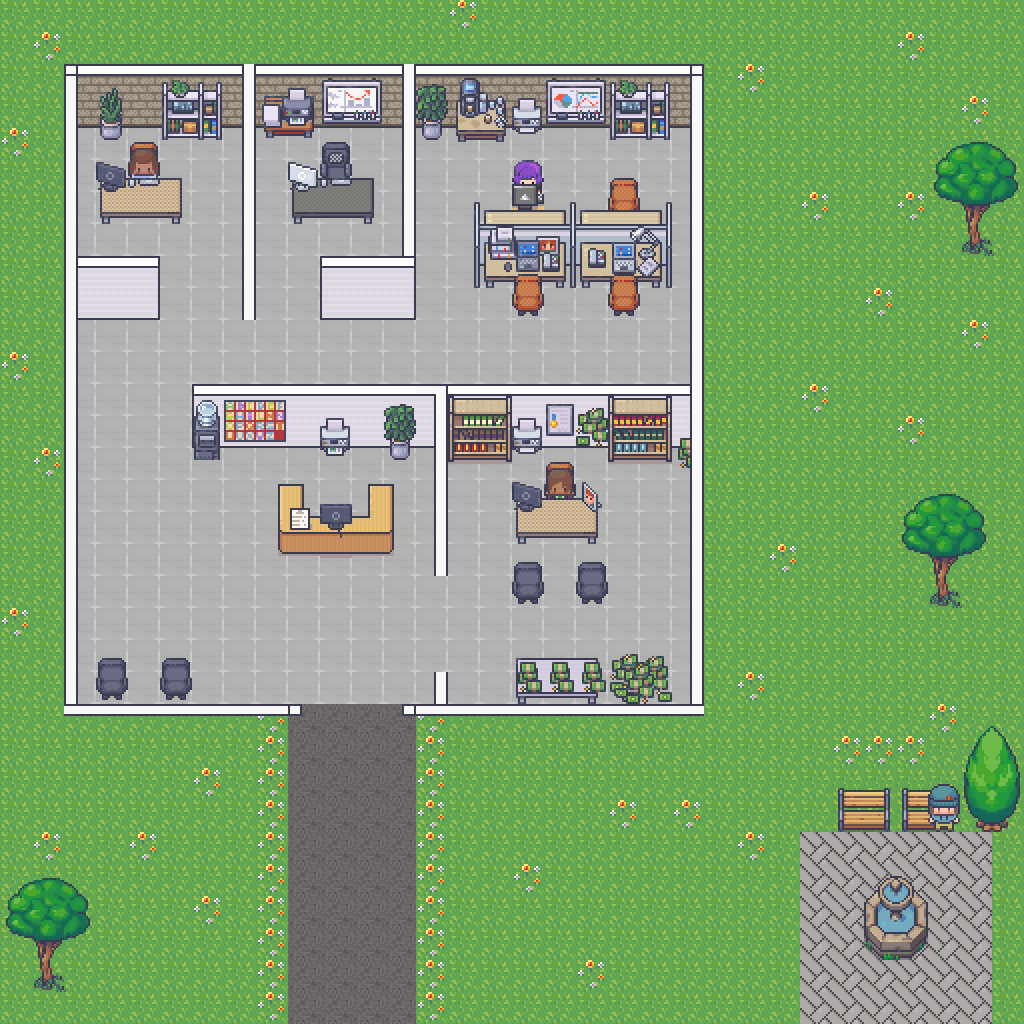

The image is a tile-based game level rendered from a .tmx file. Its description and source (layers, tilesets, objects; grid data summarised) follow:
An orthogonal 32x32 tile map with 32x32 px tiles, 12 tile layers (Grass, Floor, OutdoorFixtures, Trees, ...), 12 tilesets and 47 objects (Bob, Alice, Grace, Craig, Olivia, ...).

<map version="1.8" tiledversion="1.8.4" orientation="orthogonal" renderorder="right-down" width="32" height="32" tilewidth="32" tileheight="32" infinite="0" nextlayerid="20" nextobjectid="60">
 <tileset firstgid="1" name="Modern_Exteriors_RTU_2_preview_32x32" tilewidth="32" tileheight="32" tilecount="1500" columns="50">
  <image source="../images/Modern_Exteriors_RTU_2_preview_32x32.png" width="1600" height="960" />
 </tileset>
 <tileset firstgid="1501" name="Room_Builder_Office_32x32" tilewidth="32" tileheight="32" tilecount="224" columns="16">
  <image source="../images/Room_Builder_Office_32x32.png" width="512" height="448" />
 </tileset>
 <tileset firstgid="1725" name="Modern_Office_Shadowless_32x32" tilewidth="32" tileheight="32" tilecount="848" columns="16">
  <image source="../images/Modern_Office_Shadowless_32x32.png" width="512" height="1696" />
 </tileset>
 <tileset firstgid="2573" name="5_Classroom_and_library_32x32" tilewidth="32" tileheight="32" tilecount="544" columns="16">
  <image source="../images/5_Classroom_and_library_32x32.png" width="512" height="1088" />
 </tileset>
 <tileset firstgid="3117" name="Premade_Character_32x32_15" tilewidth="32" tileheight="32" tilecount="2296" columns="56">
  <image source="../images/Premade_Character_32x32_15.png" width="1792" height="1312" />
 </tileset>
 <tileset firstgid="5413" name="Premade_Character_32x32_01" tilewidth="32" tileheight="32" tilecount="2296" columns="56">
  <image source="../images/Premade_Character_32x32_01.png" width="1792" height="1312" />
 </tileset>
 <tileset firstgid="7709" name="Modern_Exteriors_Singles_Flowers_32x32_2" tilewidth="32" tileheight="32" tilecount="1" columns="1">
  <image source="../images/Modern_Exteriors_Singles_Flowers_32x32_2.png" width="32" height="32" />
 </tileset>
 <tileset firstgid="7710" name="Modern_Exteriors_Singles_Fountain_32x32_1" tilewidth="32" tileheight="32" tilecount="6" columns="2">
  <image source="../images/Modern_Exteriors_Singles_Fountain_32x32_1.png" width="64" height="96" />
 </tileset>
 <tileset firstgid="7716" name="Modern_Exteriors_Singles_Tree_32x32_1" tilewidth="32" tileheight="32" tilecount="8" columns="2">
  <image source="../images/Modern_Exteriors_Singles_Tree_32x32_1.png" width="64" height="128" />
 </tileset>
 <tileset firstgid="7724" name="Modern_Exteriors_Singles_Tree_32x32_8" tilewidth="32" tileheight="32" tilecount="12" columns="3">
  <image source="../images/Modern_Exteriors_Singles_Tree_32x32_8.png" width="96" height="128" />
 </tileset>
 <tileset firstgid="7736" name="Premade_Character_32x32_07" tilewidth="32" tileheight="32" tilecount="2296" columns="56">
  <image source="../images/Premade_Character_32x32_07.png" width="1792" height="1312" />
 </tileset>
 <tileset firstgid="10032" name="animated_receptionist_2_32x32" tilewidth="32" tileheight="32" tilecount="2" columns="1">
  <image source="../images/animated_receptionist_2_32x32.gif" width="32" height="64" />
 </tileset>
 <layer id="1" name="Grass" width="32" height="32" locked="1">
  <data>[1024 cells, 1024 non-empty, 1 distinct tile ids]</data>
 </layer>
 <layer id="2" name="Floor" width="32" height="32">
  <data>[1024 cells, 476 non-empty, 19 distinct tile ids]</data>
 </layer>
 <layer id="18" name="OutdoorFixtures" width="32" height="32">
  <data>[1024 cells, 14 non-empty, 10 distinct tile ids]</data>
 </layer>
 <layer id="19" name="Trees" width="32" height="32">
  <data>[1024 cells, 94 non-empty, 21 distinct tile ids]</data>
 </layer>
 <layer id="9" name="Walls3D" width="32" height="32">
  <data>[1024 cells, 84 non-empty, 12 distinct tile ids]</data>
 </layer>
 <layer id="11" name="InteriorWalls" width="32" height="32">
  <data>[1024 cells, 21 non-empty, 3 distinct tile ids]</data>
 </layer>
 <layer id="12" name="FurnitureC" width="32" height="32">
  <data>[1024 cells, 46 non-empty, 42 distinct tile ids]</data>
 </layer>
 <layer id="8" name="NPCs" width="32" height="32">
  <data>[1024 cells, 8 non-empty, 8 distinct tile ids]</data>
 </layer>
 <layer id="6" name="FurnitureB" width="32" height="32">
  <data>[1024 cells, 71 non-empty, 50 distinct tile ids]</data>
 </layer>
 <layer id="5" name="FurnitureA" width="32" height="32">
  <data>[1024 cells, 63 non-empty, 57 distinct tile ids]</data>
 </layer>
 <layer id="7" name="Electronics" width="32" height="32">
  <data>[1024 cells, 28 non-empty, 26 distinct tile ids]</data>
 </layer>
 <layer id="10" name="WallBorders" width="32" height="32">
  <data>[1024 cells, 58 non-empty, 7 distinct tile ids]</data>
 </layer>
 <objectgroup color="#ff9300" id="3" name="Characters">
  <object id="2" name="Bob" x="486" y="559" width="147.333" height="45" />
  <object id="3" name="Alice" x="285" y="561" width="98.3333" height="21" />
  <object id="47" name="Grace" x="167.333" y="231.333" width="70" height="25.3333" />
  <object id="48" name="Craig" x="262.667" y="230" width="46.6667" height="28" />
  <object id="50" name="Olivia" x="430" y="140.667" width="77.3333" height="55.6667" />
  <object id="51" name="Monitor" x="508" y="273.333" width="129.667" height="16.6667" />
  <object id="52" name="Eve" x="816.667" y="736.333" width="101.333" height="133" />
 </objectgroup>
 <objectgroup color="#00fdff" id="4" name="Obstacles">
  <object id="4" x="303" y="516" width="64" height="38" />
  <object id="5" x="512" y="464" width="90" height="83" />
  <object id="10" x="401" y="703" width="285" height="14" />
  <object id="11" x="691" y="62" width="15" height="656" />
  <object id="17" x="278" y="486" width="22" height="66" />
  <object id="18" x="371" y="486" width="17" height="70" />
  <object id="19" x="476" y="210" width="194" height="47.3333" />
  <object id="20" x="511" y="653" width="177" height="47.3333" />
  <object id="22" x="64" y="334.667" width="15" height="383.333" />
  <object id="23" x="242" y="62" width="14" height="239" />
  <object id="24" x="83" y="65" width="157" height="10" />
  <object id="25" x="258.333" y="66" width="140.667" height="9" />
  <object id="26" x="401" y="64" width="17" height="190.667" />
  <object id="28" x="320" y="257" width="98" height="45" />
  <object id="29" x="82" y="703" width="217" height="14" />
  <object id="30" x="420.667" y="66" width="268.667" height="9" />
  <object id="31" x="191.333" y="388" width="496.667" height="11.3333" />
  <object id="32" x="432.667" y="402" width="17.3333" height="159.667" />
  <object id="33" x="434" y="677" width="13.3333" height="24.3333" />
  <object id="34" x="96" y="142.667" width="85.3333" height="82" />
  <object id="35" x="288.667" y="159.333" width="84.6667" height="62" />
  <object id="36" x="510" y="160.667" width="36" height="46.6667" />
  <object id="37" x="84.3333" y="254" width="76.6667" height="51" />
  <object id="38" x="929" y="141" width="90" height="115" />
  <object id="39" x="902" y="495" width="85" height="115" />
  <object id="40" x="862" y="882" width="69" height="76" />
  <object id="41" x="924" y="786" width="35" height="46" />
  <object id="42" x="961" y="726" width="59" height="108" />
  <object id="44" x="65" y="66" width="15" height="168.333" />
  <object id="45" x="63" y="64" width="650" height="16" />
  <object id="46" x="60" y="238" width="22" height="91" />
  <object id="53" x="3" y="2" width="1019" height="28" />
  <object id="54" x="3" y="38" width="56" height="981" />
  <object id="55" x="64" y="874" width="31" height="145" />
  <object id="56" x="100" y="1007" width="921" height="13" />
  <object id="57" x="1006" y="842" width="15" height="160" />
  <object id="58" x="1009" y="266" width="12" height="455" />
  <object id="59" x="1006" y="40" width="14" height="96" />
 </objectgroup>
 <objectgroup id="15" name="Text">
  <object id="6" x="88.6875" y="269.578" width="65.625" height="32.8438">
   <text fontfamily="Arial" pixelsize="12" wrap="1" bold="1" halign="right">Human Resources</text>
  </object>
  </objectgroup>
</map>
<!-- 1 of 47 objects omitted -->
